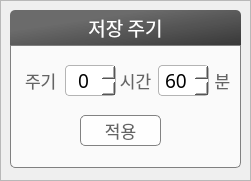
     <widget class="QFrame" name="frame_23">
      <property name="geometry">
       <rect>
        <x>690</x>
        <y>188</y>
        <width>251</width>
        <height>181</height>
       </rect>
      </property>
      <property name="frameShape">
       <enum>QFrame::StyledPanel</enum>
      </property>
      <property name="frameShadow">
       <enum>QFrame::Raised</enum>
      </property>
      <widget class="QFrame" name="frame_24">
       <property name="geometry">
        <rect>
         <x>10</x>
         <y>45</y>
         <width>231</width>
         <height>123</height>
        </rect>
       </property>
       <property name="palette">
        <palette>
         <active>
          <colorrole role="Button">
           <brush brushstyle="SolidPattern">
            <color alpha="180">
             <red>255</red>
             <green>255</green>
             <blue>255</blue>
            </color>
           </brush>
          </colorrole>
          <colorrole role="Base">
           <brush brushstyle="SolidPattern">
            <color alpha="180">
             <red>255</red>
             <green>255</green>
             <blue>255</blue>
            </color>
           </brush>
          </colorrole>
          <colorrole role="Window">
           <brush brushstyle="SolidPattern">
            <color alpha="180">
             <red>255</red>
             <green>255</green>
             <blue>255</blue>
            </color>
           </brush>
          </colorrole>
         </active>
         <inactive>
          <colorrole role="Button">
           <brush brushstyle="SolidPattern">
            <color alpha="180">
             <red>255</red>
             <green>255</green>
             <blue>255</blue>
            </color>
           </brush>
          </colorrole>
          <colorrole role="Base">
           <brush brushstyle="SolidPattern">
            <color alpha="180">
             <red>255</red>
             <green>255</green>
             <blue>255</blue>
            </color>
           </brush>
          </colorrole>
          <colorrole role="Window">
           <brush brushstyle="SolidPattern">
            <color alpha="180">
             <red>255</red>
             <green>255</green>
             <blue>255</blue>
            </color>
           </brush>
          </colorrole>
         </inactive>
         <disabled>
          <colorrole role="Button">
           <brush brushstyle="SolidPattern">
            <color alpha="180">
             <red>255</red>
             <green>255</green>
             <blue>255</blue>
            </color>
           </brush>
          </colorrole>
          <colorrole role="Base">
           <brush brushstyle="SolidPattern">
            <color alpha="180">
             <red>255</red>
             <green>255</green>
             <blue>255</blue>
            </color>
           </brush>
          </colorrole>
          <colorrole role="Window">
           <brush brushstyle="SolidPattern">
            <color alpha="180">
             <red>255</red>
             <green>255</green>
             <blue>255</blue>
            </color>
           </brush>
          </colorrole>
         </disabled>
        </palette>
       </property>
       <property name="styleSheet">
        <string notr="true">background-color:rgba(255,255,255,180);
border:1px solid grey;
border-bottom-left-radius:5px;
border-bottom-right-radius:5px;</string>
       </property>
       <property name="frameShape">
        <enum>QFrame::StyledPanel</enum>
       </property>
       <property name="frameShadow">
        <enum>QFrame::Raised</enum>
       </property>
       <widget class="QLabel" name="label_47">
        <property name="geometry">
         <rect>
          <x>15</x>
          <y>20</y>
          <width>41</width>
          <height>31</height>
         </rect>
        </property>
        <property name="font">
         <font>
          <family>나눔스퀘어</family>
          <pointsize>13</pointsize>
          <weight>50</weight>
          <bold>false</bold>
         </font>
        </property>
        <property name="styleSheet">
         <string notr="true">background:transparent;
border:transparent;
color:rgb(100,100,100);</string>
        </property>
        <property name="text">
         <string>주기</string>
        </property>
       </widget>
       <widget class="QLabel" name="label_74">
        <property name="geometry">
         <rect>
          <x>110</x>
          <y>20</y>
          <width>31</width>
          <height>31</height>
         </rect>
        </property>
        <property name="font">
         <font>
          <family>나눔스퀘어</family>
          <pointsize>13</pointsize>
          <weight>50</weight>
          <bold>false</bold>
         </font>
        </property>
        <property name="styleSheet">
         <string notr="true">background:transparent;
border:transparent;
color:rgb(100,100,100);</string>
        </property>
        <property name="text">
         <string>시간</string>
        </property>
        <property name="alignment">
         <set>Qt::AlignCenter</set>
        </property>
       </widget>
       <widget class="QLabel" name="label_75">
        <property name="geometry">
         <rect>
          <x>200</x>
          <y>20</y>
          <width>25</width>
          <height>31</height>
         </rect>
        </property>
        <property name="font">
         <font>
          <family>나눔스퀘어</family>
          <pointsize>13</pointsize>
          <weight>50</weight>
          <bold>false</bold>
         </font>
        </property>
        <property name="styleSheet">
         <string notr="true">background:transparent;
border:transparent;
color:rgb(100,100,100);</string>
        </property>
        <property name="text">
         <string>분</string>
        </property>
        <property name="alignment">
         <set>Qt::AlignCenter</set>
        </property>
       </widget>
       <widget class="QSpinBox" name="save_freq_h">
        <property name="geometry">
         <rect>
          <x>55</x>
          <y>20</y>
          <width>51</width>
          <height>31</height>
         </rect>
        </property>
        <property name="font">
         <font>
          <family>나눔스퀘어</family>
          <pointsize>14</pointsize>
         </font>
        </property>
        <property name="styleSheet">
         <string notr="true">QSpinBox{
border:1px solid rgb(180,180,180);
border-radius:4px;
color:black;
background-color:white;
}
QSpinBox::up-arrow {
image:url(:/img/resources/up-arrow.png);
}
QSpinBox::down-arrow {
image:url(:/img/resources/down-arrow.png);
}
QSpinBox::up-button {
 width: 13px; 
 height: 13px;
}
QSpinBox::down-button {
 width: 13px; 
 height: 13px;
}</string>
        </property>
        <property name="alignment">
         <set>Qt::AlignCenter</set>
        </property>
        <property name="maximum">
         <number>100</number>
        </property>
       </widget>
       <widget class="QSpinBox" name="save_freq_m">
        <property name="geometry">
         <rect>
          <x>148</x>
          <y>20</y>
          <width>51</width>
          <height>31</height>
         </rect>
        </property>
        <property name="font">
         <font>
          <family>나눔스퀘어</family>
          <pointsize>14</pointsize>
         </font>
        </property>
        <property name="styleSheet">
         <string notr="true">QSpinBox{
border:1px solid rgb(180,180,180);
border-radius:4px;
color:black;
background-color:white;
}
QSpinBox::up-arrow {
image:url(:/img/resources/up-arrow.png);
}
QSpinBox::down-arrow {
image:url(:/img/resources/down-arrow.png);
}
QSpinBox::up-button {
 width: 13px; 
 height: 13px;
}
QSpinBox::down-button {
 width: 13px; 
 height: 13px;
}</string>
        </property>
        <property name="frame">
         <bool>true</bool>
        </property>
        <property name="alignment">
         <set>Qt::AlignCenter</set>
        </property>
        <property name="maximum">
         <number>60</number>
        </property>
        <property name="value">
         <number>60</number>
        </property>
       </widget>
       <widget class="QPushButton" name="save_apply">
        <property name="geometry">
         <rect>
          <x>70</x>
          <y>70</y>
          <width>81</width>
          <height>31</height>
         </rect>
        </property>
        <property name="font">
         <font>
          <family>나눔스퀘어</family>
          <pointsize>13</pointsize>
          <weight>50</weight>
          <bold>false</bold>
         </font>
        </property>
        <property name="styleSheet">
         <string notr="true">QPushButton{
border:1px solid rgb(130,130,130);
border-radius:5px;
background-color:rgba(255,255,255,200);
color:rgb(100,100,100);}
QPushButton:pressed{
border:transparent;
background-color:rgba(0,0,0,185);
border-radius:5px;
color:white;}</string>
        </property>
        <property name="text">
         <string>적용</string>
        </property>
       </widget>
      </widget>
      <widget class="QLabel" name="label_22">
       <property name="geometry">
        <rect>
         <x>10</x>
         <y>10</y>
         <width>231</width>
         <height>35</height>
        </rect>
       </property>
       <property name="font">
        <font>
         <family>나눔스퀘어</family>
         <pointsize>14</pointsize>
         <weight>50</weight>
         <bold>false</bold>
        </font>
       </property>
       <property name="styleSheet">
        <string notr="true">background:qlineargradient(spread:pad, x1:0.3, y1:0.3, x2:1, y2:1, stop:0 rgba(70, 70, 70, 200), stop:1 rgba(40, 40, 40, 234));
border-top-left-radius:5px;
border-top-right-radius:5px;
color:white</string>
       </property>
       <property name="text">
        <string>저장 주기</string>
       </property>
       <property name="alignment">
        <set>Qt::AlignCenter</set>
       </property>
      </widget>
     </widget>
